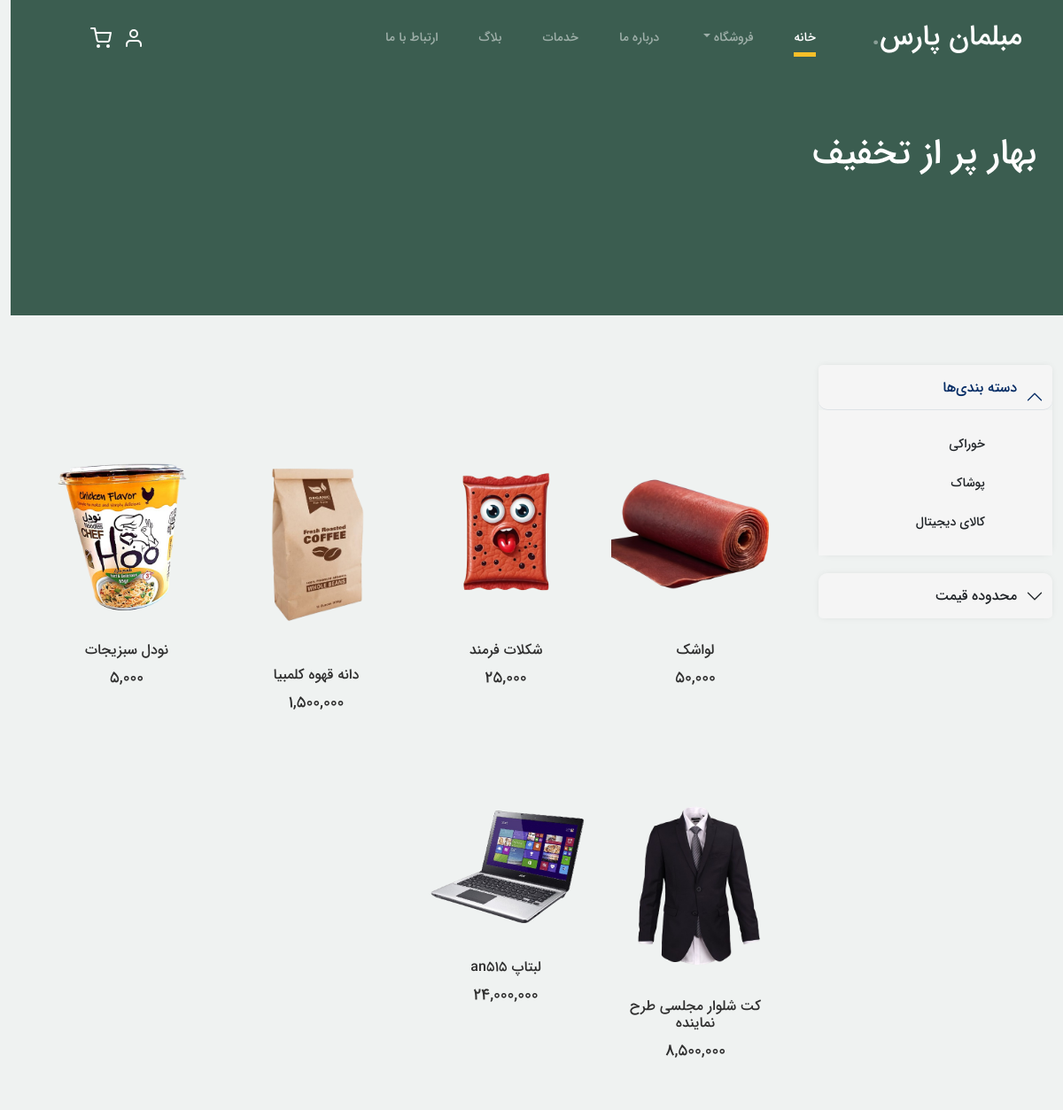
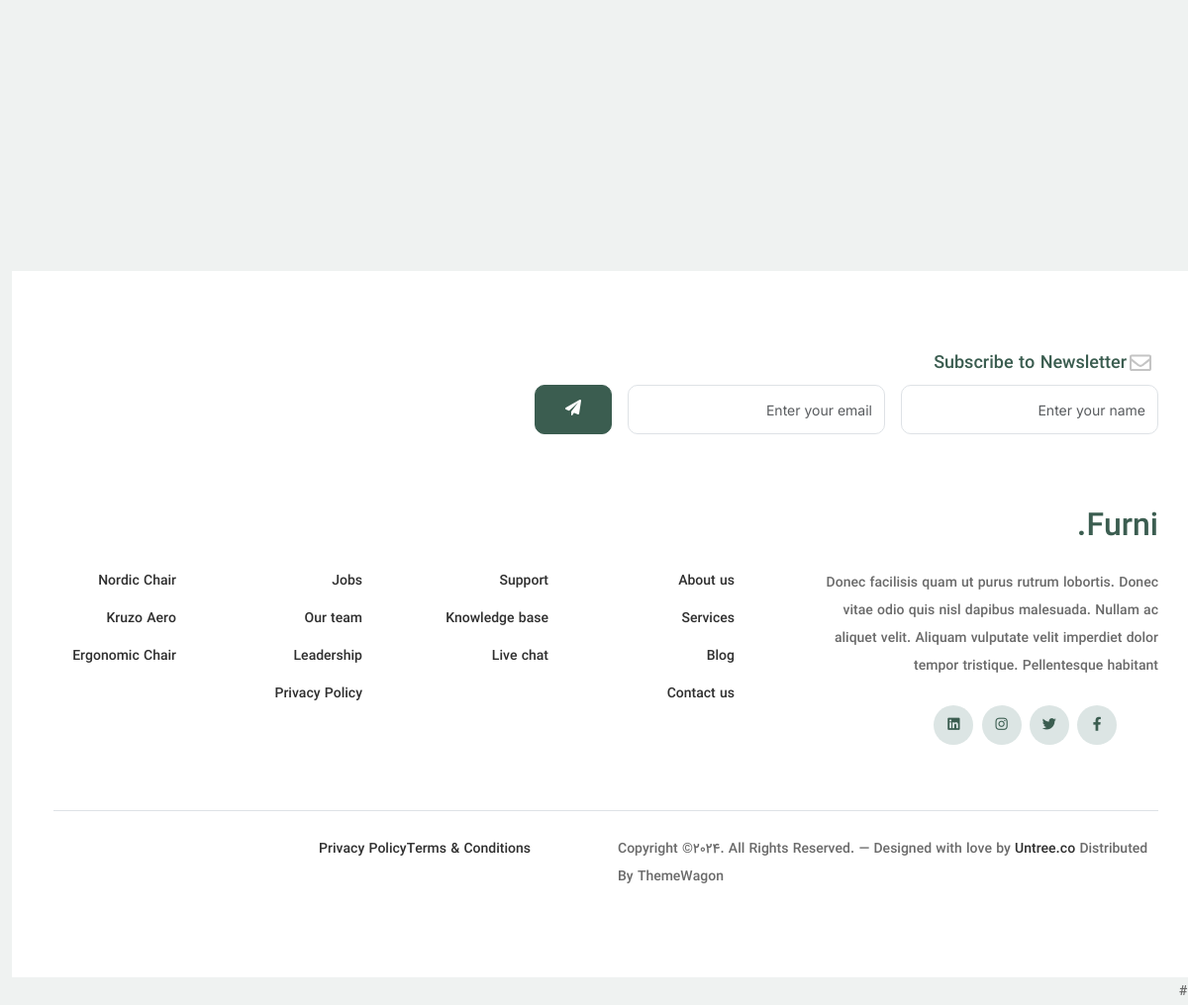
/store/, run on the app's committed database (2 pictures, top to bottom).
### category/models.py (models this page shows, shortened)
class Category(models.Model):
    name = models.CharField(max_length=200, blank=False)
    slug = models.SlugField(max_length=200, blank = False, unique = True)
    description = models.TextField(blank = True)
    image = models.ImageField(upload_to='photos/category')
    class Meta:
        verbose_name = 'category'
        verbose_name_plural = 'categories'
    def get_url(self,):
        return reverse( 'store_by_category', args=(self.slug,))

### store/models.py (models this page shows, shortened)
class Product(models.Model):
    name          = models.CharField( max_length=50)
    slug          = models.SlugField( unique=True)
    description   = models.TextField(blank=True)
    price         = models.DecimalField( max_digits=20, decimal_places=0)
    image         = models.ImageField(upload_to='photos/product', blank=True)
    stock         = models.IntegerField()
    is_available  = models.BooleanField(default=True)
    category      = models.ForeignKey(Category, on_delete=models.CASCADE)
    created_date  = models.DateTimeField( auto_now_add=True)
    modified_date = models.DateTimeField( auto_now=True)
    product_gallery = models.ManyToManyField(productImage, blank=True)
    def get_url(self,):
        return reverse( 'product_details', args=(self.category.slug, self.slug))

### store/views.py (the view)
# urls.py: path('store/', include('store.urls')),
def store(request, category_slug=None):
    if category_slug is None:
        products = Product.objects.all()
    else:
        cat = get_object_or_404(Category, slug=category_slug)
        products = Product.objects.filter(category=cat)
    template = loader.get_template('store.html')
    context = {
        'all_products': products
    }
    return HttpResponse( template.render(context, request))

### category/context_processors.py (called while the page is built)
def product_categories(request):
    cats = Category.objects.all()
    return {'product_categories': cats}

### store/templates/store.html (shortened to what this page needs)
{% extends "base.html" %}
{% load static %}
{% block content %}
			<div class="hero">
				<div class="container">
					<div class="row justify-content-between">
						<div class="col-lg-5">
							<div class="intro-excerpt">
								<h1>بهار پر از تخفیف</h1>
							</div>
						</div>
						<div class="col-lg-7">
						</div>
					</div>
				</div>
			</div>
		<div class="row  main-container">
			<div class="col-sm-3 p-3 container">
				<div class="accordion" id="accordionPanelsStayOpenExample">
					<div class="accordion-item">
					  <h2 class="accordion-header">
						<button class="accordion-button" type="button" data-bs-toggle="collapse" data-bs-target="#panelsStayOpen-collapseOne" aria-expanded="true" aria-controls="panelsStayOpen-collapseOne">
						  دسته بندی‌ها
						</button>
					  </h2>
					  <div id="panelsStayOpen-collapseOne" class="accordion-collapse collapse show">
						<div class="accordion-body">
							<ul class="list-group bg-transparent">
								{% for category in product_categories%}
									<li class="list-group-item border-0 bg-transparent">
										<a class="nav-link " href="{{category.get_url}}">{{category.name}}</a>
									</li>
								{% endfor %}
							</ul>
						</div>
					  </div>
					</div>
					<div class="accordion-item">
					  <h2 class="accordion-header">
						<button class="accordion-button collapsed" type="button" data-bs-toggle="collapse" data-bs-target="#panelsStayOpen-collapseTwo" aria-expanded="false" aria-controls="panelsStayOpen-collapseTwo">
						  محدوده قیمت
						</button>
					  </h2>
					</div>
				  </div>
			</div>
			<div class="col-sm-9 p-3 bg-tran">
				<div class="untree_co-section product-section before-footer-section">
					<div class="container">
						<div class="row">
							{% for product in all_products %}
								<div class="col-12 col-md-4 col-lg-3 mb-5">
									<a class="product-item" href={{product.get_url}}>
										{% if product.image%}
											<img src={{product.image.url}} class="img-fluid product-thumbnail">
										{% endif %}
										<h3 class="product-title">{{product.name}}</h3>
										<strong class="product-price">{{product.price}}</strong>
								</div>
							{% endfor %}
						</div>
					</div>
				</div>
			</div>
		  </div>
{% endblock %}

### globalstatic/css/style.css (style rules this page uses)
body { overflow-x: hidden; position: relative; }
body { font-family: "iransans", sans-serif; font-weight: 400; line-height: 28px; color: #6a6a6a; font-size: 14px; direction: rtl; background-color: #eff2f1; }
a { text-decoration: none; -webkit-transition: .3s all ease; -o-transition: .3s all ease; transition: .3s all ease; color: #2f2f2f; text-decoration: underline; }
.hero { background: #3b5d50; padding: calc(4rem - 30px) 0 0rem 0; }
@media (min-width: 768px) { .hero { padding: calc(4rem - 30px) 0 4rem 0; } }
@media (min-width: 992px) { .hero { padding: calc(6rem - 30px) 0 8rem 0; } }
.hero .intro-excerpt { position: relative; z-index: 4; }
@media (min-width: 992px) { .hero .intro-excerpt { max-width: 600px; } }
.hero h1 { font-weight: 700; color: #ffffff; margin-bottom: 30px; }
.product-section { padding: 7rem 0; }
.product-section .product-item { text-align: center; text-decoration: none; display: block; position: relative; padding-bottom: 50px; cursor: pointer; }
.product-section .product-item .product-thumbnail { margin-bottom: 30px; position: relative; top: 0; -webkit-transition: .3s all ease; -o-transition: .3s all ease; transition: .3s all ease; }
.product-section .product-item h3 { font-weight: 600; font-size: 16px; }
.product-section .product-item strong { font-weight: 800 !important; font-size: 18px !important; }
.product-section .product-item h3, .product-section .product-item strong { color: #2f2f2f; text-decoration: none; }
.product-section .product-item:before { bottom: 0; left: 0; right: 0; position: absolute; content: ""; background: #dce5e4; height: 0%; z-index: -1; border-radius: 10px; -webkit-transition: .3s all ease; -o-transition: .3s all ease; transition: .3s all ease; }
.before-footer-section { padding: 7rem 0 12rem 0 !important; }
.untree_co-section { padding: 7rem 0; }
.main-container { padding: 20px !important; }
.accordion-button { padding-right: 40px; border-radius: 10px; background-color: rgb(245, 245, 245) !important; }
.accordion-button::after { position: absolute; top: 50%; transform: translateY(-50%); right: 10px; }
.accordion-button.collapsed { background-color: rgb(245, 245, 245) !important; }
.accordion-item { background-color: transparent; border: none; border-radius: 10px; box-shadow: 0px 0px 8px -2px rgba(0,0,0,0.1); }
.accordion-body { background-color: rgb(245, 245, 245); }
.accordion-header { margin-top: 20px; }

### data on the page
Category: name "خوراکی"
Category: name "پوشاک"
Category: name "کالای دیجیتال"
Product: image (picture), name "لواشک", price "50,000"
Product: image (picture), name "شکلات فرمند", price "25,000"
Product: image (picture), name "دانه قهوه کلمبیا", price "1,500,000"
Product: image (picture), name "نودل سبزیجات", price "5,000"
Product: image (picture), name "کت شلوار مجلسی طرح نماینده", price "8,500,000"
Product: image (picture), name "لبتاپ an515", price "24,000,000"
